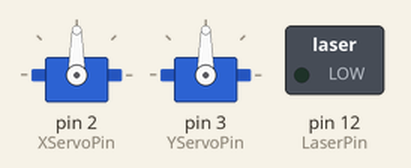
Simulated run of this sketch. Board: Arduino Uno, built with avr-gcc and run on an emulated ATmega328P. On the bench: 2 × servo, switched loads named in the sketch (green lamp = pin HIGH).

Above: at 0.1 s.
At 2.1 s:
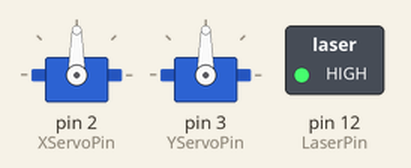
Timing chart, 0 to 3.6 s (numbered marks = the images above):
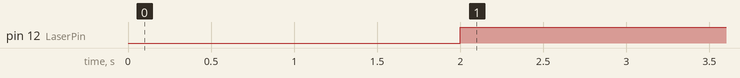

Measured:
- by itself, pin 12 (LaserPin): LOW → HIGH at 2.0 s

The sketch:

Servo_Test.ino
```cpp
#include <Servo.h>

Servo XServo;
Servo YServo;

const int LaserPin = 12;
const int XServoPin = 2;
const int YServoPin = 3;

void setup() {
  // Initialize LaserPin as output
  pinMode(LaserPin, OUTPUT);

  // Attach servos to their respective pins
  XServo.attach(XServoPin);
  YServo.attach(YServoPin);

  // Begin serial communication
  Serial.begin(9600);
}

void loop() {
  delay(2000);

  // Move both servos to midpoint (90 degrees)
  XServo.write(90);
  YServo.write(90);
  digitalWrite(LaserPin, HIGH);
}
```
